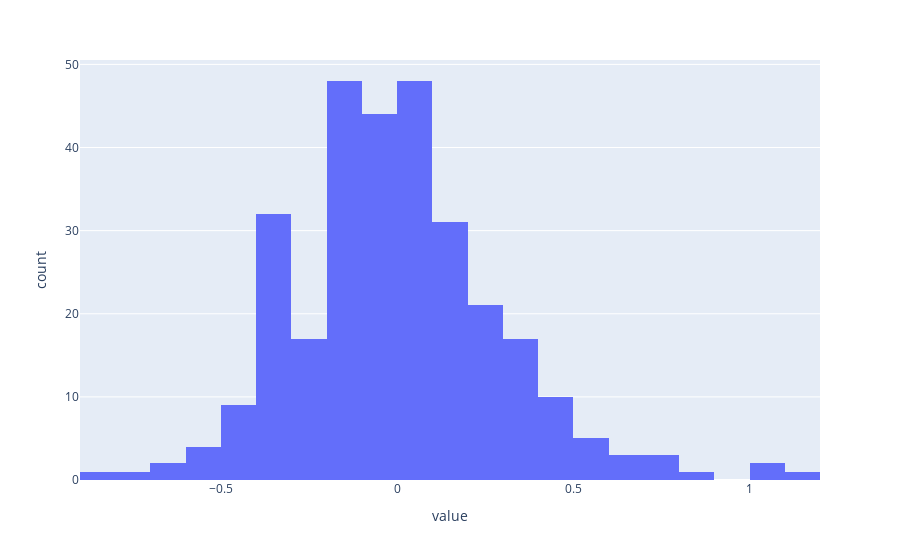
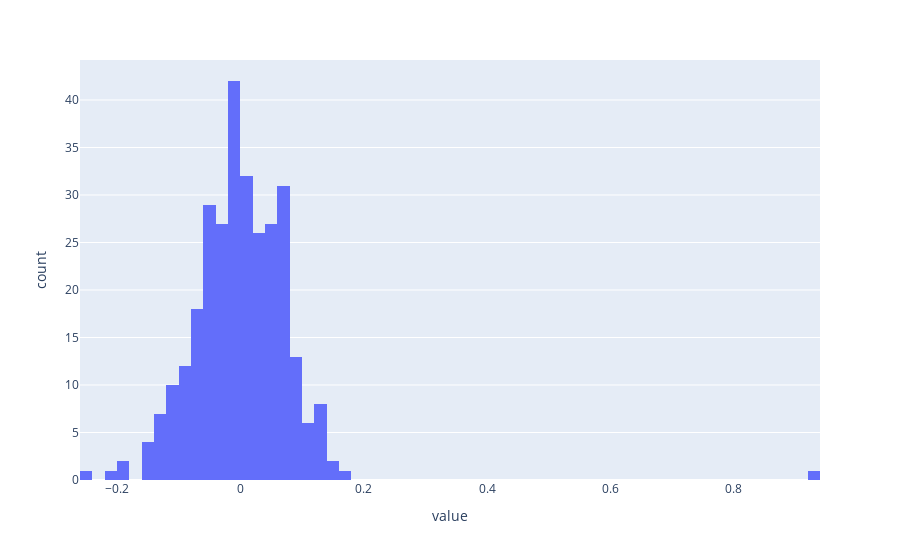

The cell these charts' notebook holds for them, in order:
### Code cell
hist(direction.direction @ batch.T).show()
hist(direction.direction @ toy.features.T).show()

### Figure 1 — Plotly figure (JSON) as saved in the notebook; plotly's stock layout.template omitted (floating-point values rounded to 4 significant figures; data arrays with more than 128 entries replaced by an {"elided": "..."} marker saying what was removed)
{"data": [{"alignmentgroup": "True", "bingroup": "x", "hovertemplate": "variable=0<br>value=%{x}<br>count=%{y}<extra></extra>", "legendgroup": "0", "marker": {"color": "#636efa", "pattern": {"shape": ""}}, "name": "0", "offsetgroup": "0", "orientation": "v", "showlegend": true, "type": "histogram", "x": {"elided": "300 float values"}, "xaxis": "x", "yaxis": "y"}], "layout": {"barmode": "relative", "legend": {"title": {"text": "variable"}, "tracegroupgap": 0}, "margin": {"t": 60}, "showlegend": false, "xaxis": {"anchor": "y", "domain": [0, 1], "title": {"text": "value"}}, "yaxis": {"anchor": "x", "domain": [0, 1], "title": {"text": "count"}}}}

### Figure 2 — Plotly figure (JSON) as saved in the notebook; plotly's stock layout.template omitted (floating-point values rounded to 4 significant figures; data arrays with more than 128 entries replaced by an {"elided": "..."} marker saying what was removed)
{"data": [{"alignmentgroup": "True", "bingroup": "x", "hovertemplate": "variable=0<br>value=%{x}<br>count=%{y}<extra></extra>", "legendgroup": "0", "marker": {"color": "#636efa", "pattern": {"shape": ""}}, "name": "0", "offsetgroup": "0", "orientation": "v", "showlegend": true, "type": "histogram", "x": {"elided": "300 float values"}, "xaxis": "x", "yaxis": "y"}], "layout": {"barmode": "relative", "legend": {"title": {"text": "variable"}, "tracegroupgap": 0}, "margin": {"t": 60}, "showlegend": false, "xaxis": {"anchor": "y", "domain": [0, 1], "title": {"text": "value"}}, "yaxis": {"anchor": "x", "domain": [0, 1], "title": {"text": "count"}}}}
